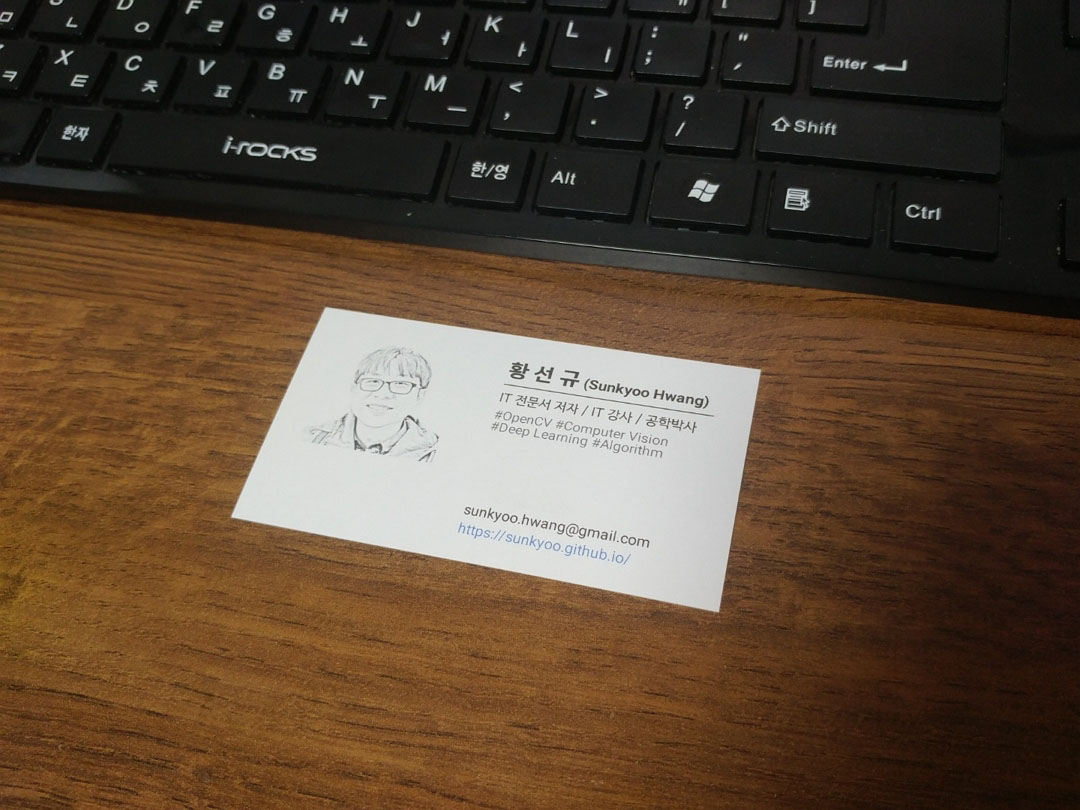
#> input picture namecard.jpg, 1080 x 810 px
$ python perspective.py
#> lines starting #> are read from the running program, lines starting #| are printed output that depends on the picture
import sys
import numpy as np
import cv2


src = cv2.imread('namecard.jpg')
#> src is the input picture: shape (810, 1080, 3); mean B, G, R 53.2, 71.1, 90.7

if src is None:
    print('Image load failed!')
    sys.exit()

w, h = 1920, 1080
srcQuad = np.array([[325, 307], [760, 369], [718, 611], [231, 515]], np.float32)
dstQuad = np.array([[0, 0], [w-1, 0], [w-1, h-1], [0, h-1]], np.float32)

pers = cv2.getPerspectiveTransform(srcQuad, dstQuad)
dst = cv2.warpPerspective(src, pers, (w, h))
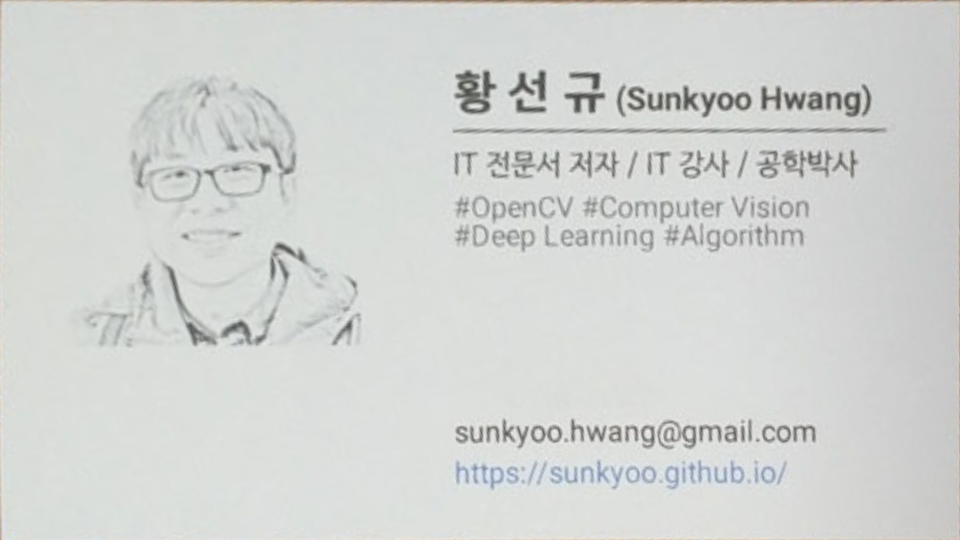
#> dst: shape (1080, 1920, 3) (shown at 1/2 size); mean B, G, R 210.4, 212.7, 210.6

cv2.imshow('src', src)
cv2.imshow('dst', dst)
cv2.waitKey()
cv2.destroyAllWindows()

$ run again, with cat.bmp saved as namecard.jpg
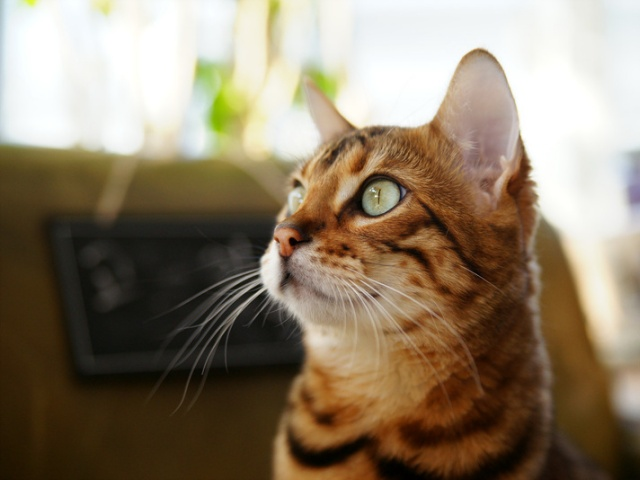
#> input picture cat.bmp, 640 x 480 px
#> src is the input picture: shape (480, 640, 3); mean B, G, R 104.5, 125.7, 140.8
#> `dst = cv2.warpPerspective(src, pers, (w, h))`:
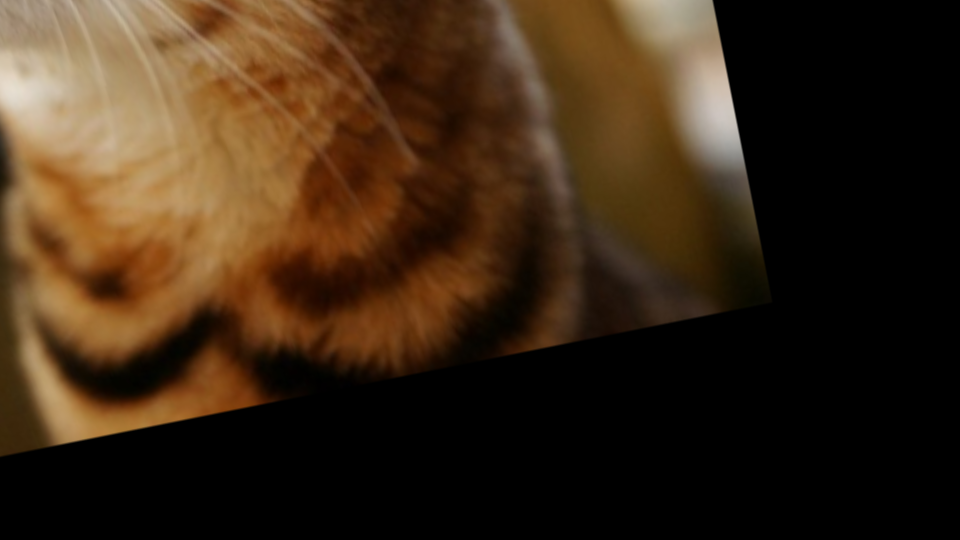
#> dst: shape (1080, 1920, 3) (shown at 1/2 size); mean B, G, R 21.9, 40.5, 59.2

$ run again, with rose.bmp saved as namecard.jpg
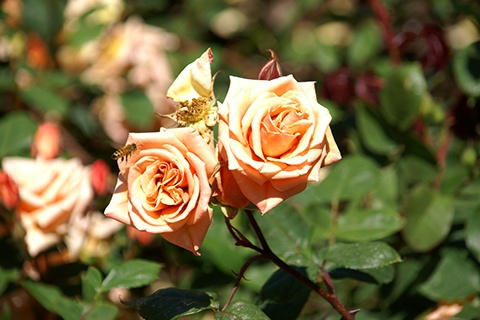
#> input picture rose.bmp, 480 x 320 px
#> src is the input picture: shape (320, 480, 3); mean B, G, R 63.2, 103.5, 115.6
#> `dst = cv2.warpPerspective(src, pers, (w, h))`:
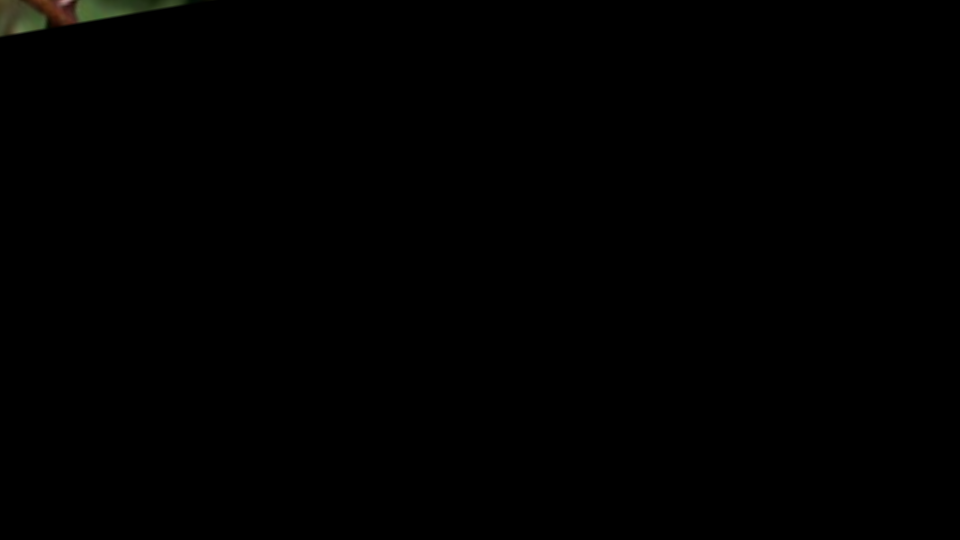
#> dst: shape (1080, 1920, 3) (shown at 1/2 size); mean B, G, R 0.3, 0.5, 0.5
